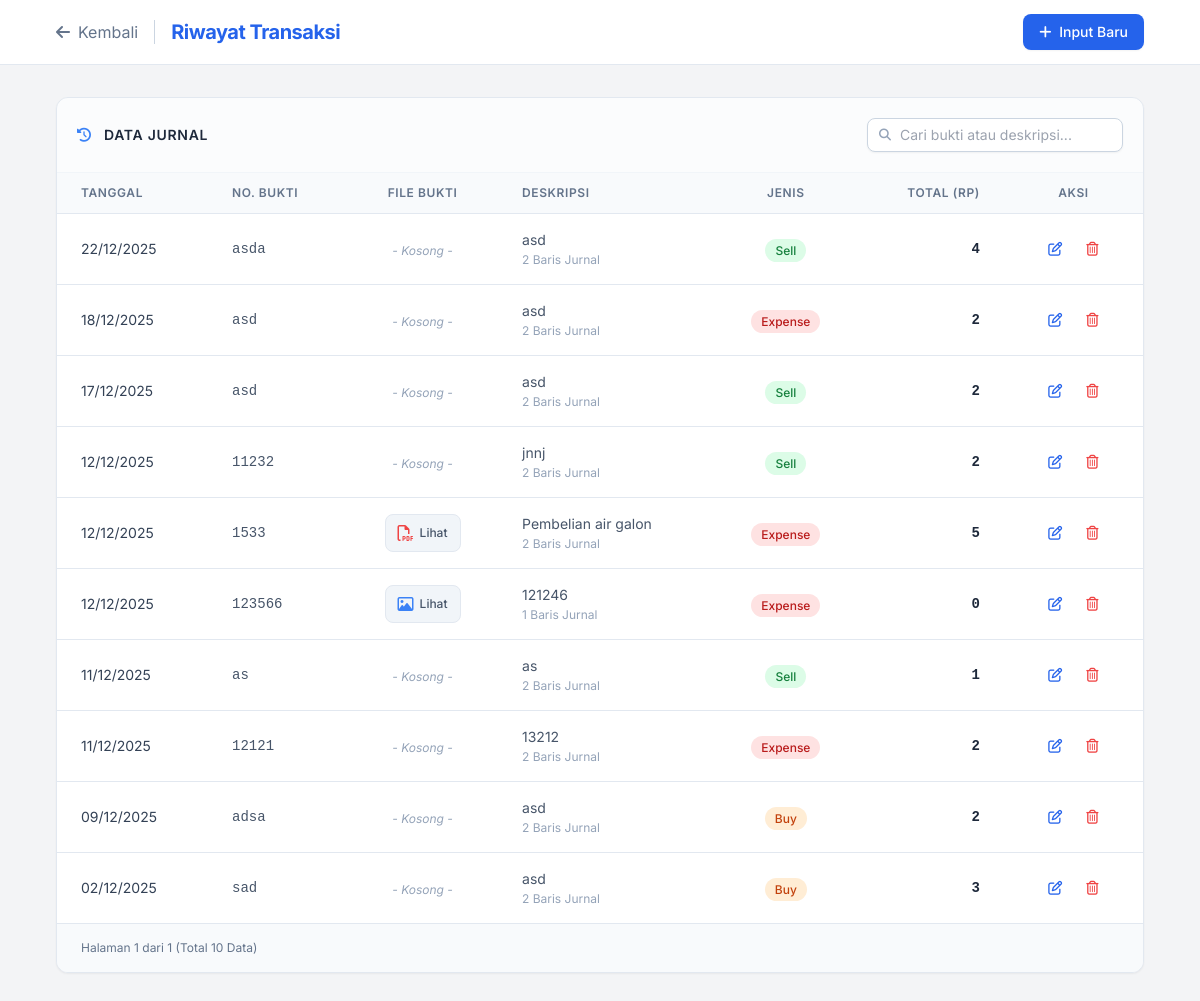
The page /histori.php on the database its author committed.
### tables this page shows
CREATE TABLE `transaksi` (
  `id` int NOT NULL,
  `tanggal` date NOT NULL,
  `jenis_transaksi` varchar(50) DEFAULT NULL,
  `nomor_bukti` varchar(50) DEFAULT NULL,
  `deskripsi` text,
  `file_bukti` varchar(255) DEFAULT NULL,
  `created_at` timestamp NULL DEFAULT CURRENT_TIMESTAMP
);

### histori.php (the view, shortened to what this page needs)
<?php
require_once 'config/koneksi.php';
$keyword = "";
$whereClause = "";
$batas = 10;
$halaman = isset($_GET['halaman']) ? (int)$_GET['halaman'] : 1;
$halaman_awal = ($halaman > 1) ? ($halaman * $batas) - $batas : 0;
$query_total = "SELECT COUNT(DISTINCT t.id) as total FROM transaksi t $whereClause";
$result_total = mysqli_query($koneksi, $query_total);
$row_total = mysqli_fetch_assoc($result_total);
$jumlah_data = $row_total['total'];
$total_halaman = ceil($jumlah_data / $batas);
$query = "SELECT t.*, SUM(d.debit) as total_nilai, COUNT(d.id) as jumlah_baris
          FROM transaksi t
          LEFT JOIN jurnal_detail d ON t.id = d.transaksi_id
          $whereClause
          GROUP BY t.id
          ORDER BY t.tanggal DESC, t.id DESC
          LIMIT $halaman_awal, $batas";
$result = mysqli_query($koneksi, $query);
?>
<!DOCTYPE html>
<html lang="id">
<head>
    <script src="https://cdn.tailwindcss.com"></script>
    <link rel="stylesheet" href="https://cdnjs.cloudflare.com/ajax/libs/font-awesome/6.4.0/css/all.min.css">
</head>
<body class="text-slate-800">
    <nav class="bg-white border-b border-slate-200 sticky top-0 z-30">
        <div class="max-w-6xl mx-auto px-4 sm:px-6 lg:px-8">
            <div class="flex justify-between h-16">
                <div class="flex items-center gap-4">
                    <a href="index.php" class="flex items-center text-slate-500 hover:text-blue-600 transition">
                        <i class="fa-solid fa-arrow-left mr-2"></i> Kembali
                    </a>
                    <a class="font-bold text-xl tracking-tight text-blue-600">Riwayat Transaksi</span>
                </div>
                <div class="flex items-center">
                    <a href="index.php" class="bg-blue-600 hover:bg-blue-700 text-white px-4 py-2 rounded-lg text-sm font-medium transition shadow-sm">
                        <i class="fa-solid fa-plus mr-1"></i> Input Baru
                    </a>
                </div>
            </div>
        </div>
    </nav>
    <main class="max-w-6xl mx-auto px-4 sm:px-6 lg:px-8 py-8">
        <div class="bg-white rounded-xl shadow-sm border border-slate-200 overflow-hidden">
            <div class="p-5 border-b border-slate-100 bg-slate-50/50 flex flex-col sm:flex-row justify-between items-center gap-4">
                <h2 class="text-sm font-semibold text-slate-800 uppercase tracking-wider">
                    <i class="fa-solid fa-clock-rotate-left text-blue-500 mr-2"></i> Data Jurnal
                </h2>
                <form action="" method="GET" class="relative w-full sm:w-auto">
                    <i class="fa-solid fa-search absolute left-3 top-1/2 -translate-y-1/2 text-slate-400 text-xs"></i>
                    <input type="text" name="cari" value="<?php echo htmlspecialchars($keyword); ?>" placeholder="Cari bukti atau deskripsi..." class="w-full sm:w-64 pl-8 pr-4 py-1.5 text-sm border border-slate-300 rounded-lg focus:ring-2 focus:ring-blue-500 outline-none transition shadow-sm">
                </form>
            </div>
            <div class="overflow-x-auto">
                <table class="min-w-full divide-y divide-slate-200">
                    <thead class="bg-slate-50">
                        <tr>
                            <th class="px-6 py-3 text-left text-xs font-semibold text-slate-500 uppercase tracking-wider">Tanggal</th>
                            <th class="px-6 py-3 text-left text-xs font-semibold text-slate-500 uppercase tracking-wider">No. Bukti</th>
                            <th class="px-6 py-3 text-center text-xs font-semibold text-slate-500 uppercase tracking-wider">File Bukti</th>
                            <th class="px-6 py-3 text-left text-xs font-semibold text-slate-500 uppercase tracking-wider">Deskripsi</th>
                            <th class="px-6 py-3 text-center text-xs font-semibold text-slate-500 uppercase tracking-wider">Jenis</th>
                            <th class="px-6 py-3 text-right text-xs font-semibold text-slate-500 uppercase tracking-wider">Total (Rp)</th>
                            <th class="px-6 py-3 text-center text-xs font-semibold text-slate-500 uppercase tracking-wider">Aksi</th>
                        </tr>
                    </thead>
                    <tbody class="bg-white divide-y divide-slate-200">
                        <?php if (mysqli_num_rows($result) > 0): ?>
                            <?php while($row = mysqli_fetch_assoc($result)): ?>
                                <tr class="hover:bg-slate-50 transition group">
                                    <td class="px-6 py-4 whitespace-nowrap text-sm text-slate-700">
                                        <?php echo date('d/m/Y', strtotime($row['tanggal'])); ?>
                                    </td>
                                    <td class="px-6 py-4 whitespace-nowrap text-sm font-mono font-medium text-slate-600">
                                        <?php
                                            $bukti = htmlspecialchars($row['nomor_bukti']);
                                            echo $bukti;
                                        ?>
                                    </td>
                                    <td class="px-6 py-4 whitespace-nowrap text-center">
                                        <?php if (!empty($row['file_bukti'])): ?>
                                            <?php
                                                $fileExt = strtolower(pathinfo($row['file_bukti'], PATHINFO_EXTENSION));
                                                $icon = ($fileExt === 'pdf') ? 'fa-file-pdf text-red-500' : 'fa-image text-blue-500';
                                            ?>
                                            <a href="uploads/<?php echo $row['file_bukti']; ?>" target="_blank" class="inline-flex items-center gap-1.5 px-3 py-1.5 rounded-lg bg-slate-100 hover:bg-blue-50 text-slate-600 hover:text-blue-600 transition text-xs font-medium border border-slate-200">
                                                <i class="fa-regular <?php echo $icon; ?> text-base"></i>
                                                Lihat
                                            </a>
                                        <?php else: ?>
                                            <span class="text-slate-400 text-xs italic">- Kosong -</span>
                                        <?php endif; ?>
                                    </td>
                                    <td class="px-6 py-4 text-sm text-slate-600 max-w-xs truncate" title="<?php echo htmlspecialchars($row['deskripsi']); ?>">
                                        <?php
                                            $desk = htmlspecialchars($row['deskripsi']);
                                            echo $desk;
                                        ?>
                                        <div class="text-xs text-slate-400 mt-0.5"><?php echo $row['jumlah_baris']; ?> Baris Jurnal</div>
                                    </td>
                                    <td class="px-6 py-4 whitespace-nowrap text-center">
                                        <?php
                                            $badges = [
                                                'buy' => 'bg-orange-100 text-orange-700',
                                                'sell' => 'bg-green-100 text-green-700',
                                                'expense' => 'bg-red-100 text-red-700',
                                                'income' => 'bg-teal-100 text-teal-700',
                                                'journal' => 'bg-slate-100 text-slate-700'
                                            ];
                                            $bg = $badges[$row['jenis_transaksi']] ?? 'bg-gray-100 text-gray-700';
                                            $label = ucfirst($row['jenis_transaksi']);
                                        ?>
                                        <span class="px-2.5 py-1 rounded-full text-xs font-medium <?php echo $bg; ?>">
                                            <?php echo $label; ?>
                                        </span>
                                    </td>
                                    <td class="px-6 py-4 whitespace-nowrap text-right text-sm font-bold text-slate-800 font-mono">
                                        <?php echo number_format($row['total_nilai'], 0, ',', '.'); ?>
                                    </td>
                                    <td class="px-6 py-4 whitespace-nowrap text-center text-sm">
                                        <div class="flex items-center justify-center gap-2">
                                            <a href="edit_transaksi.php?id=<?php echo $row['id']; ?>" class="text-blue-600 hover:text-blue-800 p-2 hover:bg-blue-50 rounded-lg transition" title="Edit Data">
                                                <i class="fa-regular fa-pen-to-square"></i>
                                            </a>
                                            <a href="histori.php?aksi=hapus&id=<?php echo $row['id']; ?>" onclick="return confirm('Apakah Anda yakin ingin menghapus transaksi <?php echo $row['nomor_bukti']; ?>? Data tidak bisa dikembalikan.')" class="text-red-500 hover:text-red-700 p-2 hover:bg-red-50 rounded-lg transition" title="Hapus Data">
                                                <i class="fa-regular fa-trash-can"></i>
                                            </a>
                                        </div>
                                    </td>
                                </tr>
                            <?php endwhile; ?>
                        <?php endif; ?>
                    </tbody>
                </table>
            </div>
            <div class="bg-slate-50 px-6 py-4 border-t border-slate-200 flex flex-col sm:flex-row items-center justify-between gap-4">
                <span class="text-xs text-slate-500 text-center sm:text-left">
                    Halaman <?php echo $halaman; ?> dari <?php echo $total_halaman; ?>
                    (Total <?php echo $jumlah_data; ?> Data)
                </span>
            </div>
        </div>
    </main>
</body>
</html>

### histori.php (style rules this page uses)
body { font-family: 'Inter', sans-serif; background-color: #F3F4F6; }

### rows shown on the page
transaksi: tanggal "22/12/2025", nomor_bukti "asda", shows "- Kosong -", deskripsi "asd", jumlah_baris "2", jenis_transaksi "Sell", total_nilai "4"
transaksi: tanggal "18/12/2025", nomor_bukti "asd", shows "- Kosong -", deskripsi "asd", jumlah_baris "2", jenis_transaksi "Expense", total_nilai "2"
transaksi: tanggal "17/12/2025", nomor_bukti "asd", shows "- Kosong -", deskripsi "asd", jumlah_baris "2", jenis_transaksi "Sell", total_nilai "2"
transaksi: tanggal "12/12/2025", nomor_bukti "11232", shows "- Kosong -", deskripsi "jnnj", jumlah_baris "2", jenis_transaksi "Sell", total_nilai "2"
transaksi: tanggal "12/12/2025", nomor_bukti "1533", deskripsi "Pembelian air galon", jumlah_baris "2", jenis_transaksi "Expense", total_nilai "5"
transaksi: tanggal "12/12/2025", nomor_bukti "123566", deskripsi "121246", jumlah_baris "1", jenis_transaksi "Expense", total_nilai "0"
transaksi: tanggal "11/12/2025", nomor_bukti "as", shows "- Kosong -", deskripsi "as", jumlah_baris "2", jenis_transaksi "Sell", total_nilai "1"
transaksi: tanggal "11/12/2025", nomor_bukti "12121", shows "- Kosong -", deskripsi "13212", jumlah_baris "2", jenis_transaksi "Expense", total_nilai "2"
transaksi: tanggal "09/12/2025", nomor_bukti "adsa", shows "- Kosong -", deskripsi "asd", jumlah_baris "2", jenis_transaksi "Buy", total_nilai "2"
transaksi: tanggal "02/12/2025", nomor_bukti "sad", shows "- Kosong -", deskripsi "asd", jumlah_baris "2", jenis_transaksi "Buy", total_nilai "3"

### other values the page prints
$halaman "1"
$total_halaman "1"
$jumlah_data "10"
